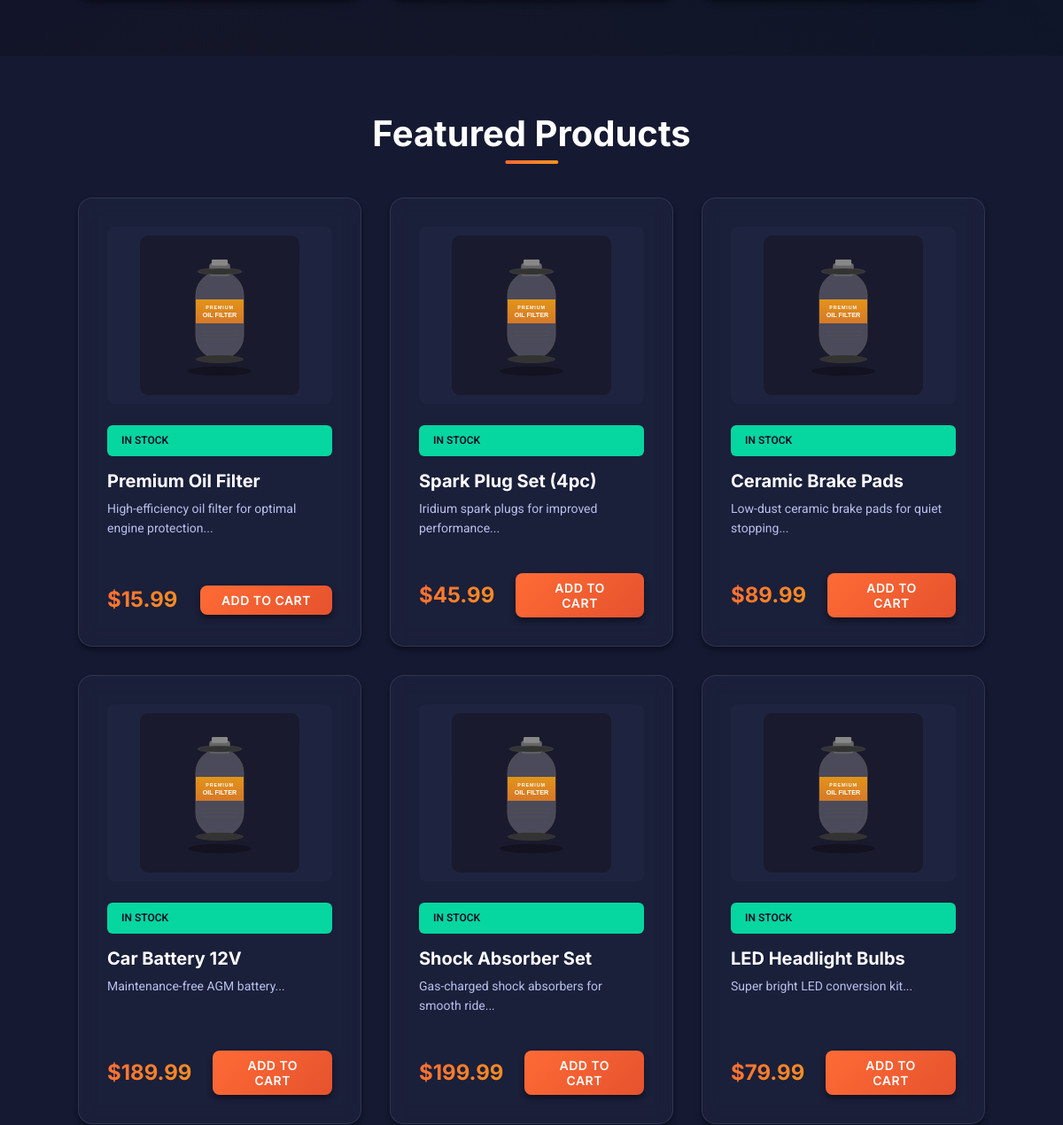
Before: / (middle part) with the older database file.
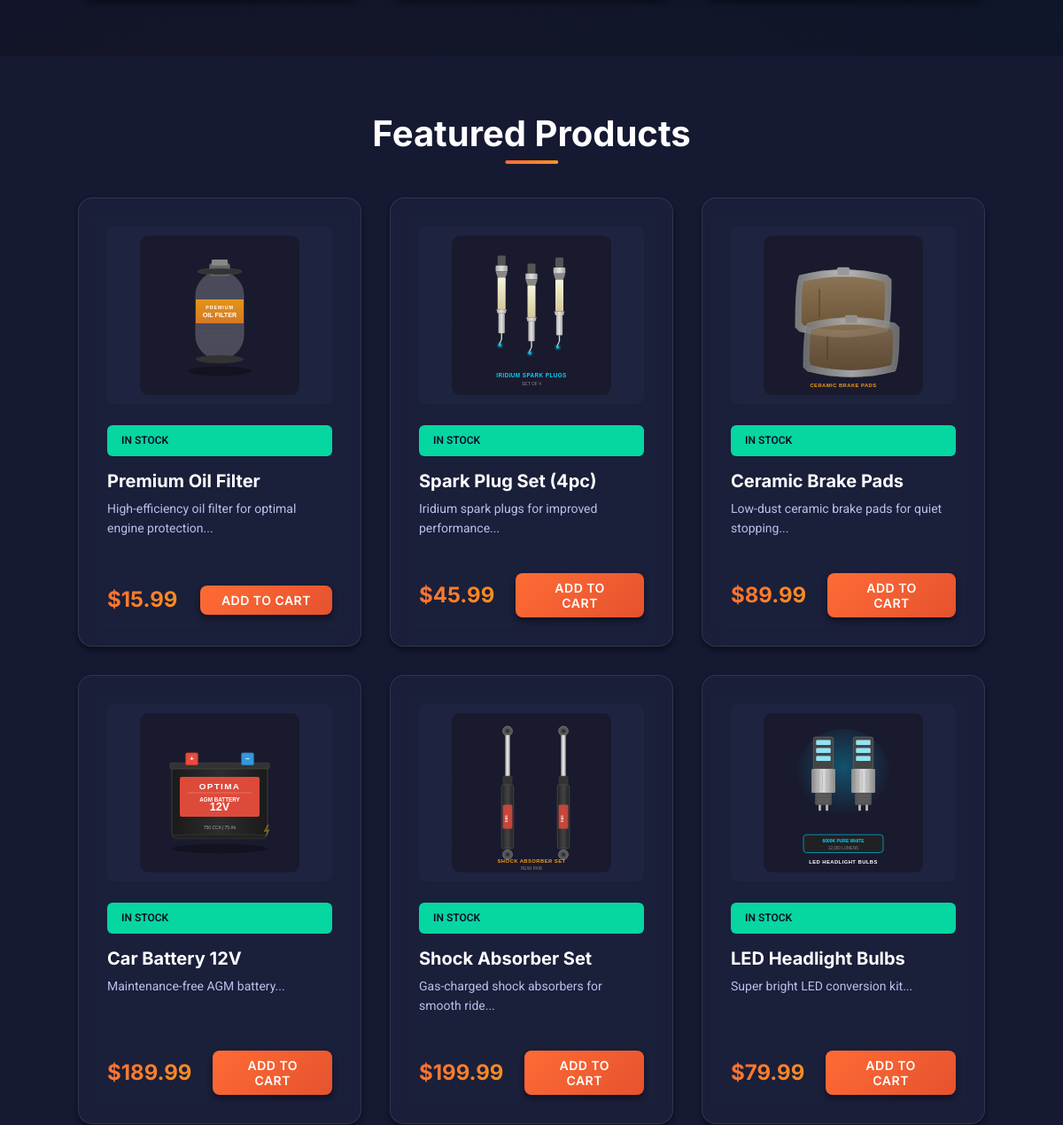
After: the same page with the newer database file.
### app.py (models this page shows)
class Product(db.Model):
    id = db.Column(db.Integer, primary_key=True)
    name = db.Column(db.String(200), nullable=False)
    description = db.Column(db.Text)
    price = db.Column(db.Float, nullable=False)
    stock = db.Column(db.Integer, default=0)
    brand = db.Column(db.String(100))
    part_number = db.Column(db.String(100))
    image_url = db.Column(db.String(500))
    category_id = db.Column(db.Integer, db.ForeignKey('category.id'), nullable=False)
    compatible_cars = db.Column(db.Text)  # Stored as comma-separated values
    specifications = db.Column(db.Text)
    featured = db.Column(db.Boolean, default=False)
    created_at = db.Column(db.DateTime, default=datetime.utcnow)

### app.py (the view)
@app.route('/')
def index():
    featured_products = Product.query.filter_by(featured=True).limit(6).all()
    categories = Category.query.all()
    return render_template('index.html', featured_products=featured_products, categories=categories)

### templates/index.html (shortened to what this page needs)
{% extends 'base.html' %}
{% block content %}
<section>
</section>
<section style="background: var(--bg-secondary);">
    <div class="container">
        <h2 class="section-title">Featured Products</h2>
        <div class="grid grid-3">
            {% for product in featured_products %}
            <div class="card fade-in">
                <div
                    style="background: var(--bg-tertiary); height: 200px; border-radius: var(--radius-md); display: flex; align-items: center; justify-content: center; margin-bottom: var(--space-md); overflow: hidden;">
                    <img src="{{ product.image_url or '/static/images/products/oil-filter.svg' }}" alt="{{ product.name }}" style="max-height: 100%; max-width: 100%; object-fit: contain; padding: 10px;">
                </div>
                <span class="badge badge-success">In Stock</span>
                <h3 class="card-title">{{ product.name }}</h3>
                <p class="card-text">{{ product.description[:80] }}...</p>
                <div class="flex-between" style="margin-top: auto;">
                    <span class="card-price">${{ "%.2f"|format(product.price) }}</span>
                    <button class="btn btn-primary btn-sm add-to-cart-btn" data-product-id="{{ product.id }}">
                        Add to Cart
                    </button>
                </div>
            </div>
            {% endfor %}
        </div>
    </div>
</section>
{% endblock %}

### templates/base.html (shortened to what this page needs)
<!DOCTYPE html>
<html lang="en">
<head>
    <link rel="stylesheet" href="{{ url_for('static', filename='css/style.css') }}">
</head>
<body>
    <main>
        {% block content %}{% endblock %}
    </main>
</body>
</html>

Changed rows visible on the page:
changed Product "Spark Plug Set (4pc)": image_url: picture added in place of a placeholder
changed Product "Ceramic Brake Pads": image_url: picture added in place of a placeholder
changed Product "Car Battery 12V": image_url: picture added in place of a placeholder
changed Product "Shock Absorber Set": image_url: picture added in place of a placeholder
changed Product "LED Headlight Bulbs": image_url: picture added in place of a placeholder
